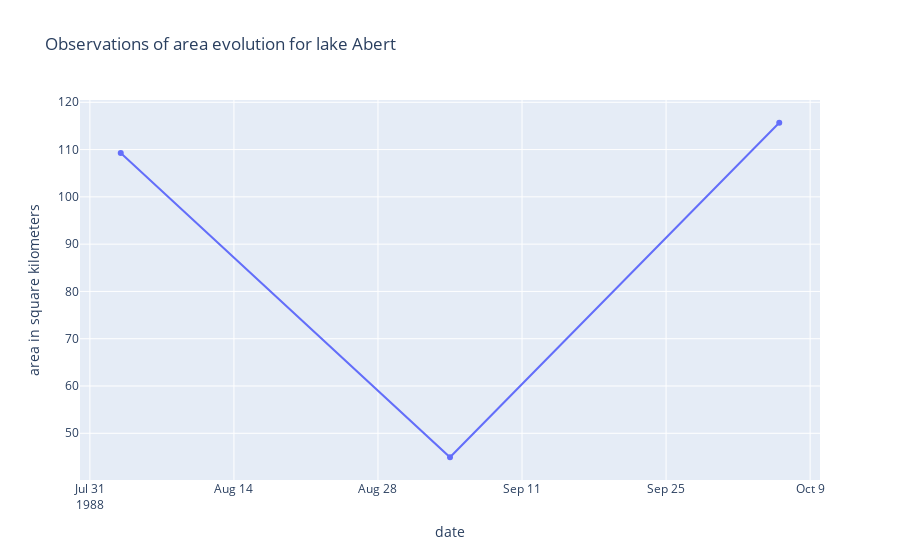

Here is the notebook cell this chart was saved with:
### Markdown cell above
### 4. Analyze lake evolution

### Code cell
lake_name = "abert"

indices = [index for index, date in enumerate(list(train_data.keys())) if lake_name in date]
lake_detections = np.array(train_detections)[indices]

largest_train_area_mask_overall, largest_train_area_overall, train_dilated_detections = get_largest_lake_mask(lake_detections)

# display the mask of the lake when it has the largest area
plt.imshow(largest_train_area_mask_overall)
plt.title(f"Largest train area of lake {lake_name}: {largest_train_area_overall}")
plt.axis("off")

plt.show()

isolated_detections, filled_isolated_detections = remove_adjacent_water_bodies(lake_detections, largest_train_area_mask_overall)

area_by_month = estimate_area_by_month(filled_isolated_detections, lake_name, list(train_data.keys()))

plot_lake_area_by_month(train_detections, train_data, lake_name)

### Figure 1 — Plotly figure (JSON) as saved in the notebook; plotly's stock layout.template omitted (floating-point values rounded to 4 significant figures)
{"data": [{"hovertemplate": "date=%{x}<br>area in square kilometers=%{y}<extra></extra>", "legendgroup": "", "line": {"color": "#636efa", "dash": "solid"}, "marker": {"symbol": "circle"}, "mode": "lines+markers", "name": "", "orientation": "v", "showlegend": false, "type": "scatter", "x": ["1988-08-03", "1988-09-04", "1988-10-06"], "xaxis": "x", "y": [109.3, 44.93, 115.7], "yaxis": "y"}], "layout": {"legend": {"tracegroupgap": 0}, "title": {"text": "Observations of area evolution for lake Abert"}, "xaxis": {"anchor": "y", "domain": [0, 1], "title": {"text": "date"}}, "yaxis": {"anchor": "x", "domain": [0, 1], "title": {"text": "area in square kilometers"}}}}
